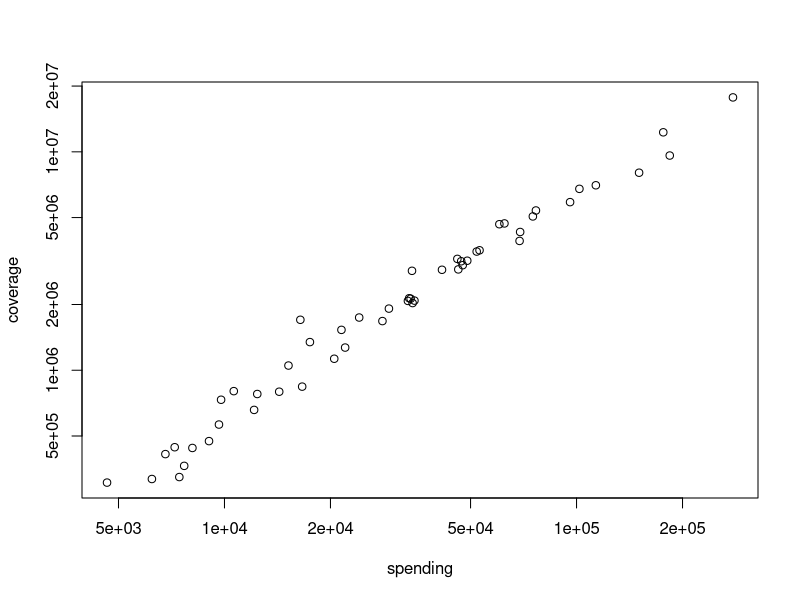
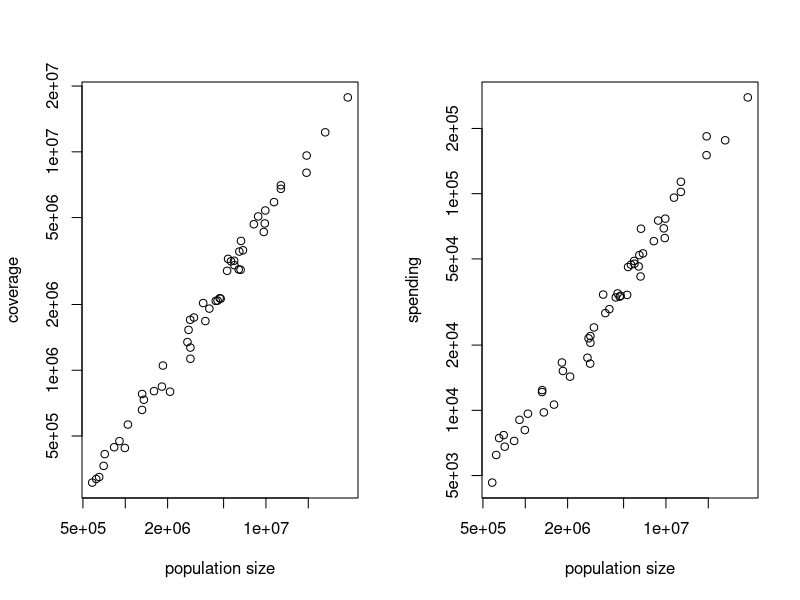
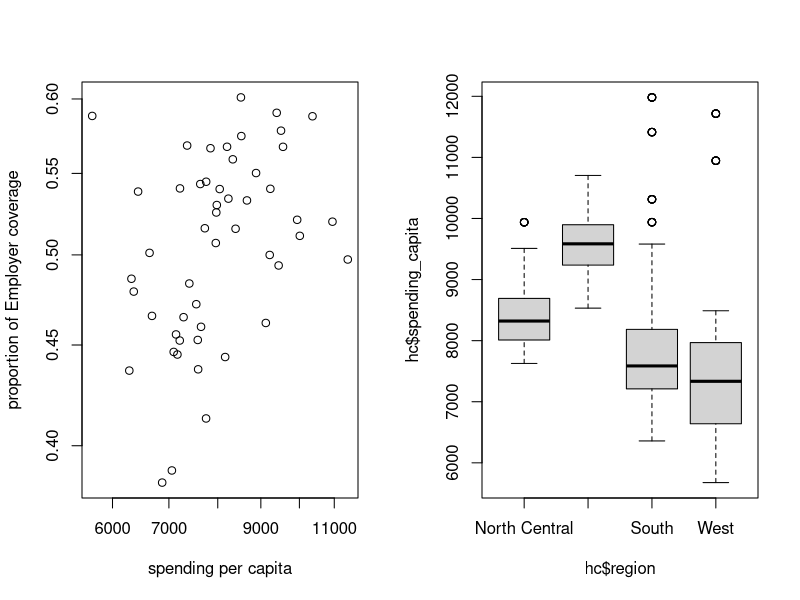
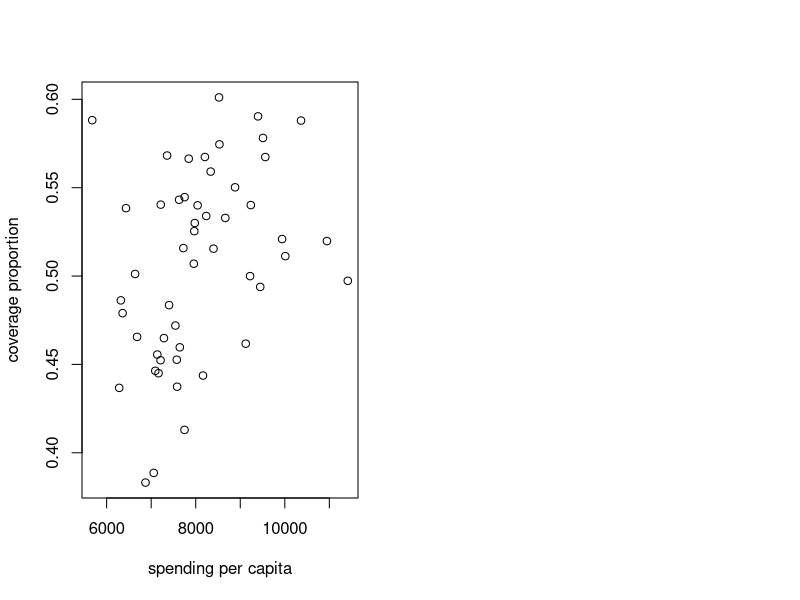
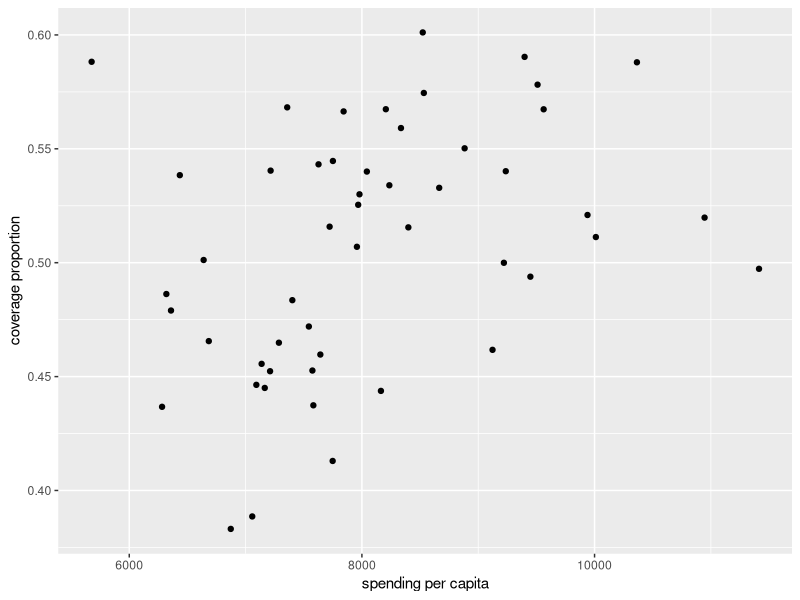
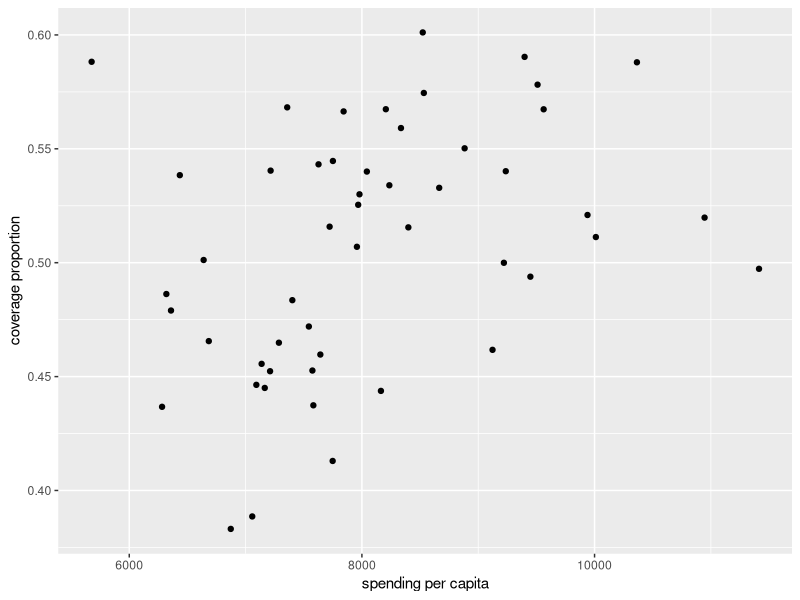
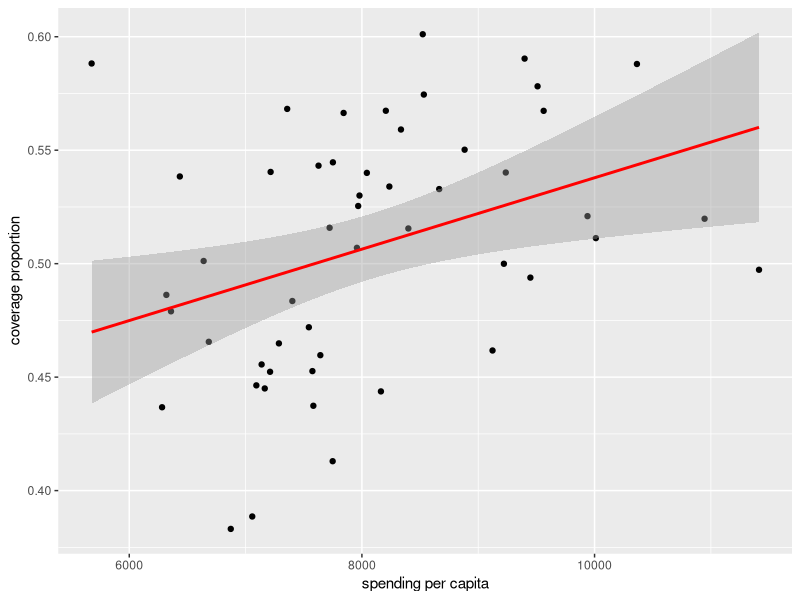

The R source for these figures, in order:
## ---- chunk 1
knitr::opts_chunk$set(echo = TRUE)
## ---- chunk 2
library(tidyverse)
## ---- chunk 3
coverage <- read_csv("../data/KFF/healthcare-coverage.csv", 
                     skip = 2, col_names = TRUE)
coverage <- read_csv("../data/KFF/healthcare-coverage.csv", 
                     skip = 2, col_names = TRUE,
                     n_max  = which(coverage$Location == "Notes")-1)
spending <- read_csv("../data/KFF/healthcare-spending.csv", 
                     skip = 2, col_names = TRUE)
spending <- read_csv("../data/KFF/healthcare-spending.csv", 
                     skip = 2, col_names = TRUE,
                     n_max  = which(spending$Location == "Notes")-1)
life <- read_csv("../data/KFF/life-expectancy.csv", 
                     skip = 2, col_names = TRUE)
life <- read_csv("../data/KFF/life-expectancy.csv", 
                     skip = 2, col_names = TRUE,
                     n_max  = which(life$Location == "Sources")-1)
## ---- chunk 4
coverage <- gather(coverage, "year_type", "tot_coverage", -Location)
spending <- gather(spending, "year", "tot_spending", -Location)
## ---- chunk 5
coverage <- 
  coverage %>% 
  separate(year_type, sep="__", into=c("year", "type"), convert = TRUE) %>%
  mutate_at("tot_coverage", as.integer)

spending <- 
  spending %>% 
  separate(year, sep="__", into=c("year", "name"), convert = TRUE) %>% 
  select(-name)

life <- 
  life %>% 
  rename(life_exp_years = `Life Expectancy at Birth (years)`)
## ---- chunk 6
unique(coverage$Location)
## ---- chunk 7
library(datasets)
data(state)
unique(state.name)
## ---- chunk 8
state.abb <- c(state.abb, "DC")
state.region <- as.factor(c(as.character(state.region), "South"))
state.name <- c(state.name, "District of Columbia")
coverage$abb <- state.abb[match(coverage$Location, state.name)]
coverage$region <- state.region[match(coverage$Location, state.name)]

coverage
## ---- chunk 9
table(coverage$year)
table(spending$year)
## ---- chunk 10
?dplyr::join
## ---- chunk 11
hc <- left_join(coverage, spending, by = c("Location", "year"))
head(hc)
tail(hc)
## ---- chunk 12
hc <- right_join(coverage, spending, by = c("Location", "year"))
head(hc)
tail(hc)
## ---- chunk 13
hc <- inner_join(coverage, spending, by = c("Location", "year"))
head(hc)
tail(hc)
## ---- chunk 14
colnames(hc)
colnames(life)
## ---- chunk 15
hc <- left_join(hc, life, by = c("Location"))
hc
## ---- chunk 16
hc <- hc %>% 
  filter(Location != "United States")
## ---- chunk 17
table(hc$type)
## ---- chunk 18
pop <- hc %>% 
  filter(type == "Total") %>% 
  select(Location, year, tot_coverage)
pop

hc <- hc %>% 
  filter(type != "Total") %>% 
  left_join(pop, by = c("Location", "year")) %>% 
  rename(tot_coverage = tot_coverage.x, tot_pop = tot_coverage.y)
hc
## ---- chunk 19
table(hc$type)
## ---- chunk 20
hc.employer.2013 <- hc %>%
  filter(type == "Employer", year == "2013")
plot(hc.employer.2013$tot_spending, 
     hc.employer.2013$tot_coverage, log = "xy", 
     xlab = "spending", ylab = "coverage")
## ---- chunk 21
par(mfrow=c(1,2))
plot(hc.employer.2013$tot_pop, 
     hc.employer.2013$tot_coverage, log = "xy", 
     xlab = "population size", ylab = "coverage")
plot(hc.employer.2013$tot_pop, 
     hc.employer.2013$tot_spending, log = "xy", 
     xlab = "population size", ylab = "spending")
## ---- chunk 22
hc <- hc %>% 
    mutate(prop_coverage = tot_coverage/tot_pop) 
hc
## ---- chunk 23
hc <- hc %>% 
    mutate(spending_capita = (tot_spending*1e6) / tot_pop) 
hc %>% select(prop_coverage, spending_capita)
## ---- chunk 24
hc.employer.2013 <- hc %>%
  filter(type == "Employer", year == "2013")
plot(hc.employer.2013$spending_capita, 
     hc.employer.2013$prop_coverage, log = "xy", 
     xlab = "spending per capita", 
     ylab = "proportion of Employer coverage")
## ---- chunk 25
hc %>% 
  summarise(avg_spending_capita = mean(spending_capita))
## ---- chunk 26
hc %>% 
  group_by(Location) %>%
  summarise(avg_spending_capita = mean(spending_capita))
## ---- chunk 27
## add your code here

# smallest 
hc %>% 
  group_by(Location) %>%
  summarise(avg_spending_capita = mean(spending_capita)) %>% 
  arrange(avg_spending_capita) %>% 
  head(n=3)

# largest 
hc %>% 
  group_by(Location) %>%
  summarise(avg_spending_capita = mean(spending_capita)) %>% 
  arrange(desc(avg_spending_capita)) %>% 
  head(n=3)
## ---- chunk 28
## your code here 

hc %>% 
  group_by(region) %>%
  summarise(avg_spending_capita = mean(spending_capita), 
            sd_spending_capita = sd(spending_capita))
## ---- chunk 29
## add your code here

boxplot(hc$spending_capita ~ hc$region)
## ---- chunk 30
p <- ggplot()         
## ---- chunk 31
p <- hc %>% 
      filter(year==2014) %>% 
      ggplot()
## ---- chunk 32
p <- hc %>% 
      filter(year==2014) %>% 
      ggplot(aes(x = spending_capita, y = prop_coverage))
## ---- chunk 33
hc.employer.2013 <- hc %>% 
  filter(type == "Employer", year == "2013")

plot(hc.employer.2013$spending_capita, 
     hc.employer.2013$prop_coverage, 
     xlab = "spending per capita", 
     ylab = "coverage proportion")
## ---- chunk 34
p <- hc %>%
  filter(type == "Employer", year == "2013") %>% 
  ggplot(aes(x = spending_capita, y = prop_coverage)) 
p + geom_point() + 
  xlab("spending per capita") + 
  ylab("coverage proportion")
## ---- chunk 35
hc %>%
  filter(type == "Employer", year == "2013") %>% 
  ggplot(aes(x = spending_capita, y = prop_coverage)) + 
  geom_point() + 
  xlab("spending per capita") + 
  ylab("coverage proportion")
## ---- chunk 36
hc %>%
  filter(type == "Employer", year == "2013") %>% 
  ggplot(aes(x = spending_capita, y = prop_coverage)) + 
  geom_point() + 
  xlab("spending per capita") + 
  ylab("coverage proportion") + 
  geom_smooth(method = "lm", col = "red")
